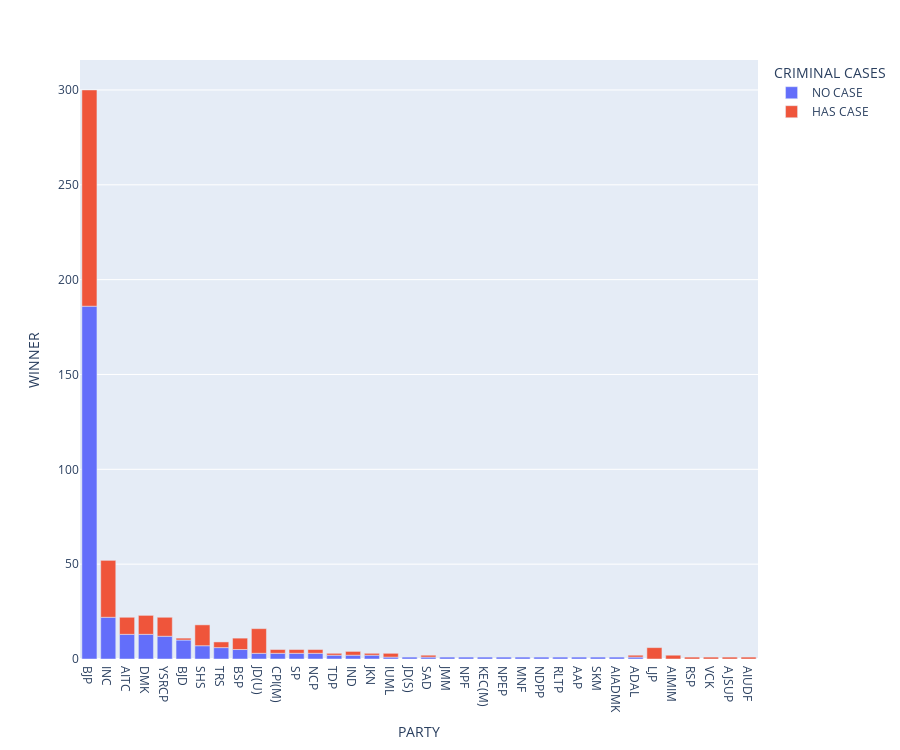

The notebook cell this image was saved under:
### Markdown cell above
## Partywise criminal cases

### Code cell
p = df.groupby(['PARTY','CRIMINAL\nCASES'])['WINNER'].sum().reset_index().sort_values('WINNER',ascending = False)
p = p[p['WINNER']!=0]
fig = px.bar(p, x='PARTY',y='WINNER',hover_data =['CRIMINAL\nCASES'], color='CRIMINAL\nCASES', height=750)
fig.show()

### Figure 1 — Plotly figure (JSON) as saved in the notebook; plotly's stock layout.template omitted (floating-point values rounded to 4 significant figures)
{"data": [{"alignmentgroup": "True", "customdata": [["NO CASE"], ["NO CASE"], ["NO CASE"], ["NO CASE"], ["NO CASE"], ["NO CASE"], ["NO CASE"], ["NO CASE"], ["NO CASE"], ["NO CASE"], ["NO CASE"], ["NO CASE"], ["NO CASE"], ["NO CASE"], ["NO CASE"], ["NO CASE"], ["NO CASE"], ["NO CASE"], ["NO CASE"], ["NO CASE"], ["NO CASE"], ["NO CASE"], ["NO CASE"], ["NO CASE"], ["NO CASE"], ["NO CASE"], ["NO CASE"], ["NO CASE"], ["NO CASE"], ["NO CASE"]], "hovertemplate": "CRIMINAL\nCASES=%{customdata[0]}<br>PARTY=%{x}<br>WINNER=%{y}<extra></extra>", "legendgroup": "NO CASE", "marker": {"color": "#636efa"}, "name": "NO CASE", "offsetgroup": "NO CASE", "orientation": "v", "showlegend": true, "textposition": "auto", "type": "bar", "x": ["BJP", "INC", "AITC", "DMK", "YSRCP", "BJD", "SHS", "TRS", "BSP", "JD(U)", "CPI(M)", "SP", "NCP", "TDP", "IND", "JKN", "IUML", "JD(S)", "SAD", "JMM", "NPF", "KEC(M)", "NPEP", "MNF", "NDPP", "RLTP", "AAP", "SKM", "AIADMK", "ADAL"], "xaxis": "x", "y": [186, 22, 13, 13, 12, 10, 7, 6, 5, 3, 3, 3, 3, 2, 2, 2, 1, 1, 1, 1, 1, 1, 1, 1, 1, 1, 1, 1, 1, 1], "yaxis": "y"}, {"alignmentgroup": "True", "customdata": [["HAS CASE"], ["HAS CASE"], ["HAS CASE"], ["HAS CASE"], ["HAS CASE"], ["HAS CASE"], ["HAS CASE"], ["HAS CASE"], ["HAS CASE"], ["HAS CASE"], ["HAS CASE"], ["HAS CASE"], ["HAS CASE"], ["HAS CASE"], ["HAS CASE"], ["HAS CASE"], ["HAS CASE"], ["HAS CASE"], ["HAS CASE"], ["HAS CASE"], ["HAS CASE"], ["HAS CASE"], ["HAS CASE"], ["HAS CASE"], ["HAS CASE"]], "hovertemplate": "CRIMINAL\nCASES=%{customdata[0]}<br>PARTY=%{x}<br>WINNER=%{y}<extra></extra>", "legendgroup": "HAS CASE", "marker": {"color": "#EF553B"}, "name": "HAS CASE", "offsetgroup": "HAS CASE", "orientation": "v", "showlegend": true, "textposition": "auto", "type": "bar", "x": ["BJP", "INC", "JD(U)", "SHS", "YSRCP", "DMK", "AITC", "LJP", "BSP", "TRS", "SP", "CPI(M)", "NCP", "IND", "AIMIM", "IUML", "RSP", "JKN", "SAD", "VCK", "TDP", "ADAL", "AJSUP", "BJD", "AIUDF"], "xaxis": "x", "y": [114, 30, 13, 11, 10, 10, 9, 6, 6, 3, 2, 2, 2, 2, 2, 2, 1, 1, 1, 1, 1, 1, 1, 1, 1], "yaxis": "y"}], "layout": {"barmode": "relative", "height": 750, "legend": {"title": {"text": "CRIMINAL\nCASES"}, "tracegroupgap": 0}, "margin": {"t": 60}, "xaxis": {"anchor": "y", "domain": [0, 1], "title": {"text": "PARTY"}}, "yaxis": {"anchor": "x", "domain": [0, 1], "title": {"text": "WINNER"}}}}
